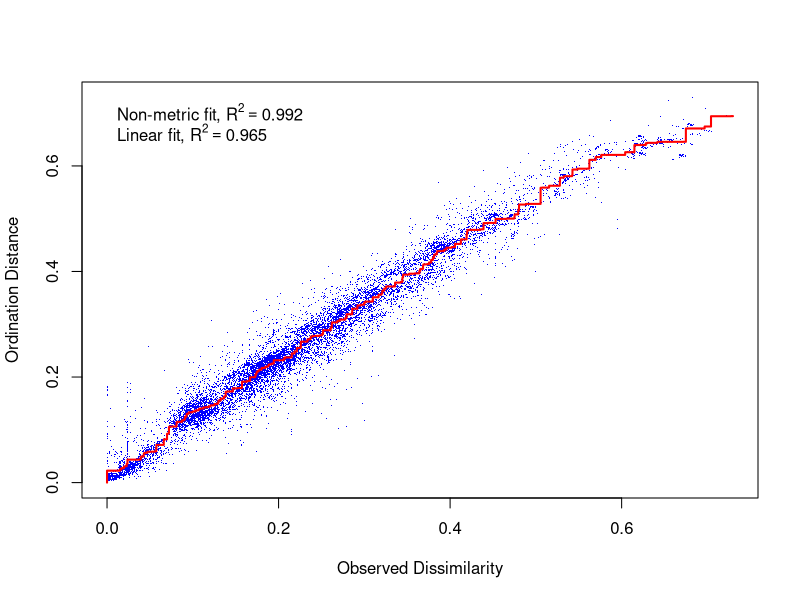
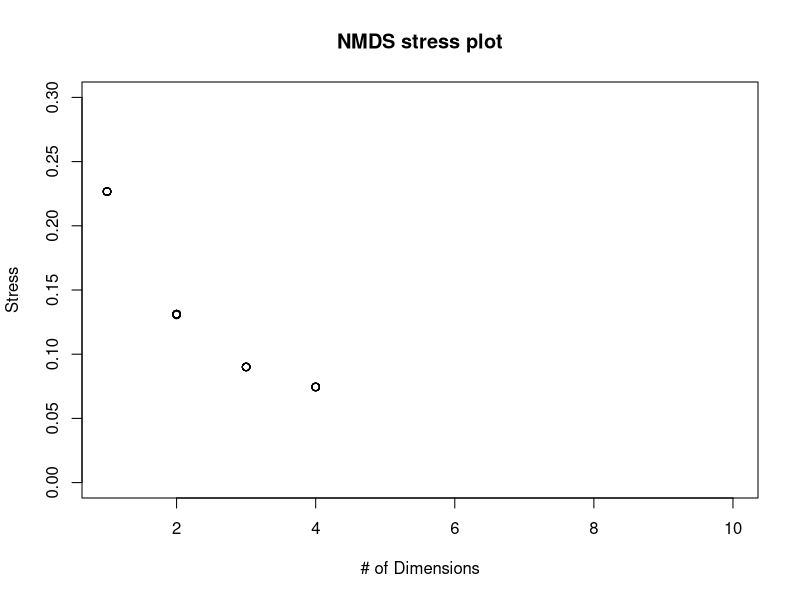

These figures' R source, in order: (Note: a time limit stopped this script after it produced the figures.)


#----------------------PACKAGES----------------------#

# Install packages
install.packages("vegan")
install.packages("cluster")
install.packages("ggplot2")

# Call the packages installed
library(vegan)
library(cluster)
library(ggplot2)



#----------------------ANALYSIS----------------------#
  
# Setting working directory
setwd('C:/Users/XXX')

# Read data as CSV
data<-read.csv("Sol_traits.csv", header=T, row.names=1) #

# Make dissimilarity matrix -- this function allows multiple variable types and missing data
# it needed to know what to do with the binary variables -- e.g., sym flags them as symmetric binary
dissim_mat<-daisy(data, metric="gower", type=list(symm=c(6,7,8,9,10,11,12,14,15), ordtype=(13))) # default distance is euclidean

# Perform the NMDS analysis -- you will see each iteration of the NMDS until a solution is reached (i.e., stress was minimized after some number of reconfigurations of the points in 2 dimensions)
mds<-metaMDS(dissim_mat,  trymax = 100, k=3, autotransform = FALSE, wascores = FALSE, noshare = FALSE) # this function automatically detects that the input is a matrix
points<-data.frame(mds$points) # mds reduces the data into two dimensions, MDS1 and MDS2, that's what's in points
rownames(points)<-rownames(data) # this is just to get ready to plot

#This fits vectors (morphological characters) onto an ordination
char = data[(1:15)]
en = envfit(mds, char, permutations = 999, na.rm = TRUE)
en

# The envfit output contains information on the length of the segments for each variable. The segments are scaled to the r2 value, so that the morphological characters with a longer segment are more strongly correlated with the data than those with a shorter segment. 
en_coord_cont = as.data.frame(scores(en, "vectors")) * ordiArrowMul(en) # extract the required information from the envfit result
en_coord_cont



#----------------------STRESS----------------------#

stressplot(mds)
print(mds$stress)


# the function NMDS.scree() automatically performs a NMDS for 1-10 dimensions and plots the nr of dimensions vs the stress value
NMDS.scree <- function(x) { # where x is the name of the data frame variable
  plot(rep(1, 10), replicate(10, metaMDS(x, autotransform = F, k = 1, trymax = 20)$stress), xlim = c(1, 10),ylim = c(0, 0.30), xlab = "# of Dimensions", ylab = "Stress", main = "NMDS stress plot")
  for (i in 1:10) {
    points(rep(i + 1,10),replicate(10, metaMDS(x, autotransform = F, k = i + 1)$stress))
  }
}

# Use the function that we just defined to choose the optimal number of dimensions
NMDS.scree(dissim_mat)


#----------------------PLOTTING----------------------#

# plot the results
attach(points)
plot(MDS1, MDS2, xlab = 'MDS1', ylab = 'MDS2', main = 'NMDS Analysis of Extinct and Extant Fruits', cex=0.4)
text(MDS1, MDS2, labels = row.names(points), pos = 4, cex=0.4, offset=0.2)
plot(en)


## plotting better graphics using classifiers for your species
classifier<-read.csv("Sol_classifier.csv", header=T, row.names=1)  # add data with fossil/extant classification
data.scores = as.data.frame(scores(mds$points)) # extract the sample coordinates in the NMDS ordination space and convert to a data frame
data.scores$state = classifier$state # add columns from your original data that contain information that you want (e.g., if it's either fossil or extant)


# plot the NMDS (changes colors, text, etc as you like)
gg = ggplot(data = data.scores, aes(x = MDS1, y = MDS2)) + 
  geom_point(data = data.scores, aes(colour = state), size = 3, alpha = 0.5) + 
  scale_colour_manual(values = c("steelblue", "red")) + 
  theme(axis.title = element_text(size = 10, face = "bold", colour = "grey30"), 
        panel.background = element_blank(), panel.border = element_rect(fill = NA, colour = "grey30"), 
        axis.ticks = element_blank(), axis.text = element_blank(), legend.key = element_blank(), 
        legend.title = element_text(size = 10, face = "bold", colour = "grey30"), 
        legend.text = element_text(size = 9, colour = "grey30")) +
  labs(colour = "Sample")

gg

# plot the vectors (morphological characters)
gg = ggplot(data = data.scores, aes(x = MDS1, y = MDS2)) + 
  geom_point(data = data.scores, aes(colour = state), size = 3, alpha = 0.5) + 
  scale_colour_manual(values = c("steelblue", "red"))  + 
  geom_segment(aes(x = 0, y = 0, xend = NMDS1, yend = NMDS2), 
               data = en_coord_cont, size =1, alpha = 0.5, colour = "grey30") +
  geom_text(data = en_coord_cont, aes(x = NMDS1, y = NMDS2), colour = "grey30", 
            fontface = "bold", label = row.names(en_coord_cont)) + 
  theme(axis.title = element_text(size = 10, face = "bold", colour = "grey30"), 
        panel.background = element_blank(), panel.border = element_rect(fill = NA, colour = "grey30"), 
        axis.ticks = element_blank(), axis.text = element_blank(), legend.key = element_blank(), 
        legend.title = element_text(size = 10, face = "bold", colour = "grey30"), 
        legend.text = element_text(size = 9, colour = "grey30")) + 
  labs(colour = "Seed")

gg
